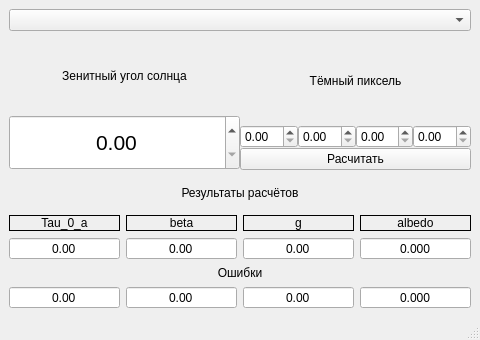
<?xml version="1.0" encoding="UTF-8"?>
<ui version="4.0">
 <class>AtmCorrectionMainWindow</class>
 <widget class="QMainWindow" name="AtmCorrectionMainWindow">
  <property name="geometry">
   <rect>
    <x>0</x>
    <y>0</y>
    <width>480</width>
    <height>340</height>
   </rect>
  </property>
  <property name="minimumSize">
   <size>
    <width>480</width>
    <height>340</height>
   </size>
  </property>
  <property name="maximumSize">
   <size>
    <width>480</width>
    <height>340</height>
   </size>
  </property>
  <property name="windowTitle">
   <string>Тестовый модуль атмосферной коррекции</string>
  </property>
  <widget class="QWidget" name="centralwidget">
   <layout class="QHBoxLayout" name="horizontalLayout_6">
    <item>
     <layout class="QVBoxLayout" name="verticalLayout_checkBoxes"/>
    </item>
    <item>
     <layout class="QVBoxLayout" name="verticalLayout_8">
      <item>
       <layout class="QVBoxLayout" name="verticalLayout_7">
        <item>
         <widget class="QComboBox" name="comboBox_satellite_type"/>
        </item>
        <item>
         <layout class="QHBoxLayout" name="horizontalLayout_4">
          <property name="spacing">
           <number>0</number>
          </property>
          <item>
           <layout class="QVBoxLayout" name="verticalLayout_5">
            <property name="spacing">
             <number>0</number>
            </property>
            <item>
             <widget class="QLabel" name="label_7">
              <property name="minimumSize">
               <size>
                <width>0</width>
                <height>13</height>
               </size>
              </property>
              <property name="text">
               <string>Зенитный угол солнца</string>
              </property>
              <property name="alignment">
               <set>Qt::AlignCenter</set>
              </property>
             </widget>
            </item>
            <item>
             <widget class="QDoubleSpinBox" name="doubleSpinBox_sunZenitAngle">
              <property name="sizePolicy">
               <sizepolicy hsizetype="Minimum" vsizetype="Preferred">
                <horstretch>0</horstretch>
                <verstretch>0</verstretch>
               </sizepolicy>
              </property>
              <property name="minimumSize">
               <size>
                <width>0</width>
                <height>50</height>
               </size>
              </property>
              <property name="maximumSize">
               <size>
                <width>16777215</width>
                <height>55</height>
               </size>
              </property>
              <property name="font">
               <font>
                <pointsize>16</pointsize>
               </font>
              </property>
              <property name="alignment">
               <set>Qt::AlignCenter</set>
              </property>
              <property name="maximum">
               <double>90.000000000000000</double>
              </property>
             </widget>
            </item>
           </layout>
          </item>
          <item>
           <layout class="QVBoxLayout" name="verticalLayout_4">
            <item>
             <layout class="QVBoxLayout" name="verticalLayout">
              <item>
               <widget class="QLabel" name="label">
                <property name="minimumSize">
                 <size>
                  <width>0</width>
                  <height>13</height>
                 </size>
                </property>
                <property name="text">
                 <string>Тёмный пиксель</string>
                </property>
                <property name="alignment">
                 <set>Qt::AlignCenter</set>
                </property>
               </widget>
              </item>
              <item>
               <layout class="QHBoxLayout" name="horizontalLayout">
                <item>
                 <widget class="QDoubleSpinBox" name="doubleSpinBox_black1"/>
                </item>
                <item>
                 <widget class="QDoubleSpinBox" name="doubleSpinBox_black2"/>
                </item>
                <item>
                 <widget class="QDoubleSpinBox" name="doubleSpinBox_black3"/>
                </item>
                <item>
                 <widget class="QDoubleSpinBox" name="doubleSpinBox_black4"/>
                </item>
               </layout>
              </item>
             </layout>
            </item>
            <item>
             <widget class="QPushButton" name="pushButton_calculateBlack">
              <property name="text">
               <string>Расчитать</string>
              </property>
             </widget>
            </item>
           </layout>
          </item>
         </layout>
        </item>
        <item>
         <layout class="QVBoxLayout" name="verticalLayout_3">
          <item>
           <widget class="QLabel" name="label_6">
            <property name="minimumSize">
             <size>
              <width>0</width>
              <height>13</height>
             </size>
            </property>
            <property name="text">
             <string>Результаты расчётов</string>
            </property>
            <property name="alignment">
             <set>Qt::AlignCenter</set>
            </property>
           </widget>
          </item>
          <item>
           <layout class="QVBoxLayout" name="verticalLayout_2">
            <item>
             <layout class="QHBoxLayout" name="horizontalLayout_2">
              <item>
               <widget class="QLabel" name="label_2">
                <property name="frameShape">
                 <enum>QFrame::Box</enum>
                </property>
                <property name="text">
                 <string>Tau_0_a</string>
                </property>
                <property name="alignment">
                 <set>Qt::AlignCenter</set>
                </property>
               </widget>
              </item>
              <item>
               <widget class="QLabel" name="label_3">
                <property name="frameShape">
                 <enum>QFrame::Box</enum>
                </property>
                <property name="text">
                 <string>beta</string>
                </property>
                <property name="alignment">
                 <set>Qt::AlignCenter</set>
                </property>
               </widget>
              </item>
              <item>
               <widget class="QLabel" name="label_4">
                <property name="frameShape">
                 <enum>QFrame::Box</enum>
                </property>
                <property name="text">
                 <string>g</string>
                </property>
                <property name="alignment">
                 <set>Qt::AlignCenter</set>
                </property>
               </widget>
              </item>
              <item>
               <widget class="QLabel" name="label_5">
                <property name="frameShape">
                 <enum>QFrame::Box</enum>
                </property>
                <property name="text">
                 <string>albedo</string>
                </property>
                <property name="alignment">
                 <set>Qt::AlignCenter</set>
                </property>
               </widget>
              </item>
             </layout>
            </item>
            <item>
             <layout class="QHBoxLayout" name="horizontalLayout_3">
              <item>
               <widget class="QDoubleSpinBox" name="doubleSpinBox_result_tau">
                <property name="alignment">
                 <set>Qt::AlignCenter</set>
                </property>
                <property name="buttonSymbols">
                 <enum>QAbstractSpinBox::NoButtons</enum>
                </property>
               </widget>
              </item>
              <item>
               <widget class="QDoubleSpinBox" name="doubleSpinBox_result_beta">
                <property name="alignment">
                 <set>Qt::AlignCenter</set>
                </property>
                <property name="buttonSymbols">
                 <enum>QAbstractSpinBox::NoButtons</enum>
                </property>
               </widget>
              </item>
              <item>
               <widget class="QDoubleSpinBox" name="doubleSpinBox_result_g">
                <property name="alignment">
                 <set>Qt::AlignCenter</set>
                </property>
                <property name="buttonSymbols">
                 <enum>QAbstractSpinBox::NoButtons</enum>
                </property>
               </widget>
              </item>
              <item>
               <widget class="QDoubleSpinBox" name="doubleSpinBox_result_albedo">
                <property name="alignment">
                 <set>Qt::AlignCenter</set>
                </property>
                <property name="buttonSymbols">
                 <enum>QAbstractSpinBox::NoButtons</enum>
                </property>
                <property name="decimals">
                 <number>3</number>
                </property>
               </widget>
              </item>
             </layout>
            </item>
            <item>
             <layout class="QVBoxLayout" name="verticalLayout_6">
              <item>
               <widget class="QLabel" name="label_8">
                <property name="text">
                 <string>Ошибки</string>
                </property>
                <property name="alignment">
                 <set>Qt::AlignCenter</set>
                </property>
               </widget>
              </item>
              <item>
               <layout class="QHBoxLayout" name="horizontalLayout_5">
                <item>
                 <widget class="QDoubleSpinBox" name="doubleSpinBox_result_tau_error">
                  <property name="alignment">
                   <set>Qt::AlignCenter</set>
                  </property>
                  <property name="buttonSymbols">
                   <enum>QAbstractSpinBox::NoButtons</enum>
                  </property>
                  <property name="minimum">
                   <double>-99.000000000000000</double>
                  </property>
                 </widget>
                </item>
                <item>
                 <widget class="QDoubleSpinBox" name="doubleSpinBox_result_beta_error">
                  <property name="alignment">
                   <set>Qt::AlignCenter</set>
                  </property>
                  <property name="buttonSymbols">
                   <enum>QAbstractSpinBox::NoButtons</enum>
                  </property>
                  <property name="minimum">
                   <double>-99.000000000000000</double>
                  </property>
                 </widget>
                </item>
                <item>
                 <widget class="QDoubleSpinBox" name="doubleSpinBox_result_g_error">
                  <property name="alignment">
                   <set>Qt::AlignCenter</set>
                  </property>
                  <property name="buttonSymbols">
                   <enum>QAbstractSpinBox::NoButtons</enum>
                  </property>
                  <property name="minimum">
                   <double>-99.000000000000000</double>
                  </property>
                 </widget>
                </item>
                <item>
                 <widget class="QDoubleSpinBox" name="doubleSpinBox_result_albedo_error">
                  <property name="alignment">
                   <set>Qt::AlignCenter</set>
                  </property>
                  <property name="buttonSymbols">
                   <enum>QAbstractSpinBox::NoButtons</enum>
                  </property>
                  <property name="decimals">
                   <number>3</number>
                  </property>
                  <property name="minimum">
                   <double>-99.000000000000000</double>
                  </property>
                 </widget>
                </item>
               </layout>
              </item>
             </layout>
            </item>
           </layout>
          </item>
         </layout>
        </item>
       </layout>
      </item>
     </layout>
    </item>
   </layout>
  </widget>
  <widget class="QMenuBar" name="menubar">
   <property name="geometry">
    <rect>
     <x>0</x>
     <y>0</y>
     <width>480</width>
     <height>20</height>
    </rect>
   </property>
  </widget>
  <widget class="QStatusBar" name="statusbar"/>
 </widget>
 <resources/>
 <connections/>
</ui>
